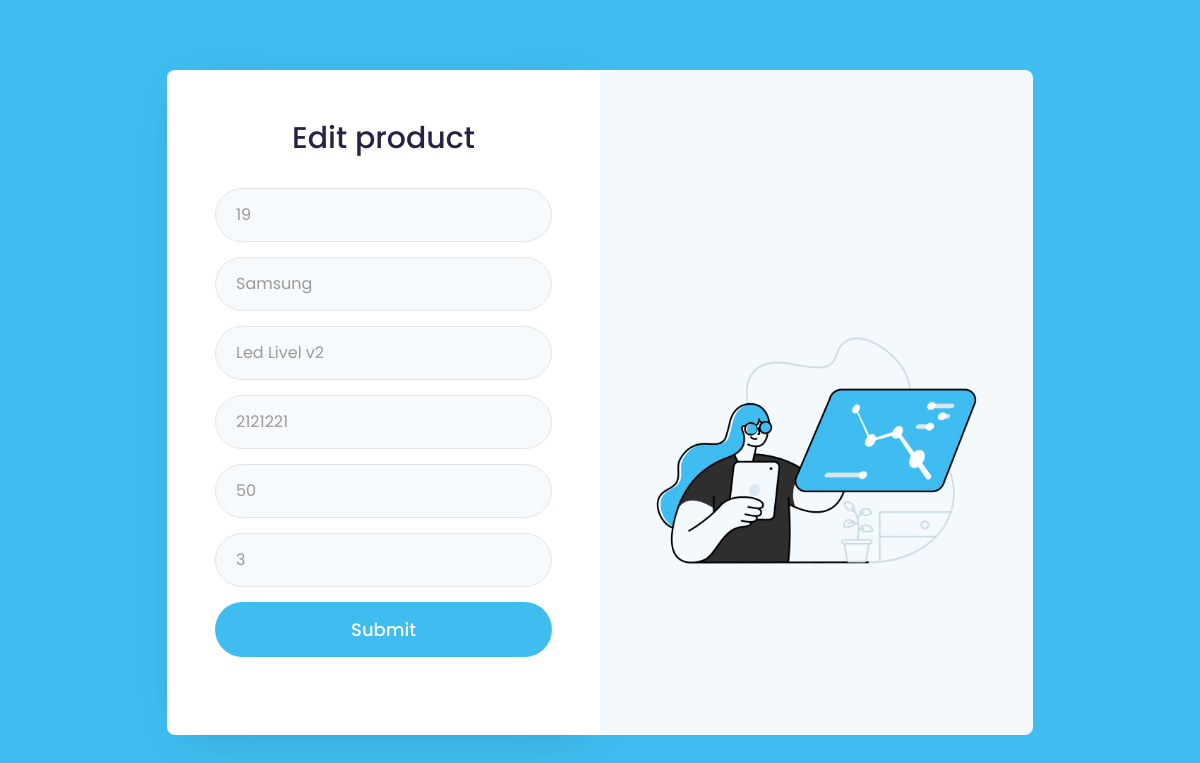
Page /edit.php?id=19 on the committed database.
### tables this page shows
CREATE TABLE `product` (
  `ID_P` int(11) NOT NULL,
  `Brand` varchar(20) NOT NULL,
  `Product_name` varchar(100) NOT NULL,
  `Reference` int(11) NOT NULL,
  `Price` int(11) NOT NULL,
  `Quantity` int(11) NOT NULL
);

### edit.php (the view, shortened to what this page needs)
<?php
include 'connexion.php';
    $id=$_GET['id'];
    $affsql="SELECT * FROM `product` WHERE `ID_P`='$id'";
    $res=mysqli_query($conn,$affsql);
?>
<!DOCTYPE html>
<html lang="en">
<head>
<link href="https://cdn.jsdelivr.net/npm/bootstrap@5.1.3/dist/css/bootstrap.min.css" rel="stylesheet">
<link rel="stylesheet" href="login.css">
</head>
<body>
    <div class="login-form">
    <div class="container">
        <div class="main">
                <div class="content">
                    <h2>Edit product</h2>
                    <form id="form" action="" method="POST">
                        <?php while( $affiche=mysqli_fetch_array($res)):; ?>
                        <input class="inp" name="id" placeholder="id" value="<?php echo $_GET['id']?>" disabled>
                        <input class="inp"  type="text" name="brand" id="username"  value="<?php echo $affiche[1] ?>">
                        <input class="inp" type="text" name="pn"  id="password" placeholder="Product name" value="<?php echo $affiche[2] ?>">
                        <input class="inp"  type="text" name="reference" id="username" placeholder="Reference"value=<?php echo $affiche[3] ?>>
                        <input class="inp"  type="text" name="price" id="username" placeholder="Price" value=<?php echo $affiche[4] ?>>
                        <input class="inp"  type="text" name="quantity" id="username" placeholder="Quantity" value=<?php echo $affiche[5] ?>>
                        <input class="btn"  name="save" id="btn" type="submit" value="Submit">
                        <?php endwhile; ?>
                    </form>
                </div>
                <div class="form-img">
                    <img src="pic/edit.png">
                </div>
        </div>
    </div>
    </div>
</html>

### login.css (style rules this page uses)
* { padding: 0; margin: 0; box-sizing: border-box; }
body { font-family: 'Poppins'; }
.login-form { position: relative; min-height: 100vh; z-index: 0; background: #3FBDF1; padding: 40Px; justify-content: center; display: grid; grid-template-columns: 1fr auto ; align-items: center; }
.inp { display:none; }
.container { max-width:890px; margin: 0 auto; }
.login-form h2 { font-size:30px; line-height: 40px; margin-bottom: 5px; font-weight: 500; color: #272346; text-align: center; }
.login-form .main { position: relative; display: flex; margin: 30px 0; }
.content { flex-basis:50%; padding: 3em 3em; background: #fff; box-shadow: 2px 9px 49px -17px rgba(0, 0, 0, 0.199); border-top-left-radius: 8px; border-bottom-left-radius: 8px; }
.form-img { flex-basis: 50%; background: #f4f9fd; background-size: cover; padding:40px; border-top-right-radius: 8px; border-bottom-right-radius: 8px; align-items: center; display: grid; }
.form-img img { max-width: 100%; }
.btn, .inp { border-radius:35px; }
.login-form form { margin: 30px 0; }
.login-form .inp { outline: none; margin-bottom: 15px; font-stretch:16px; color: #999; text-align: left; padding: 14px 20px; width:100%; display: inline-block; box-sizing:border-box; border:1px solid #e5e5E5; background: #f7fafc; transition: 0.3s ease; }
.login-form .btn { font-size: 18px; color: #fff; width:100%; background:#3FBDF1; border: none; padding: 14px 15px; font-weight: 500; transition: 0.3s ease; }

### rows in the picture
product: brand "Samsung", pn "Led Livel v2", price "50", quantity "3"
